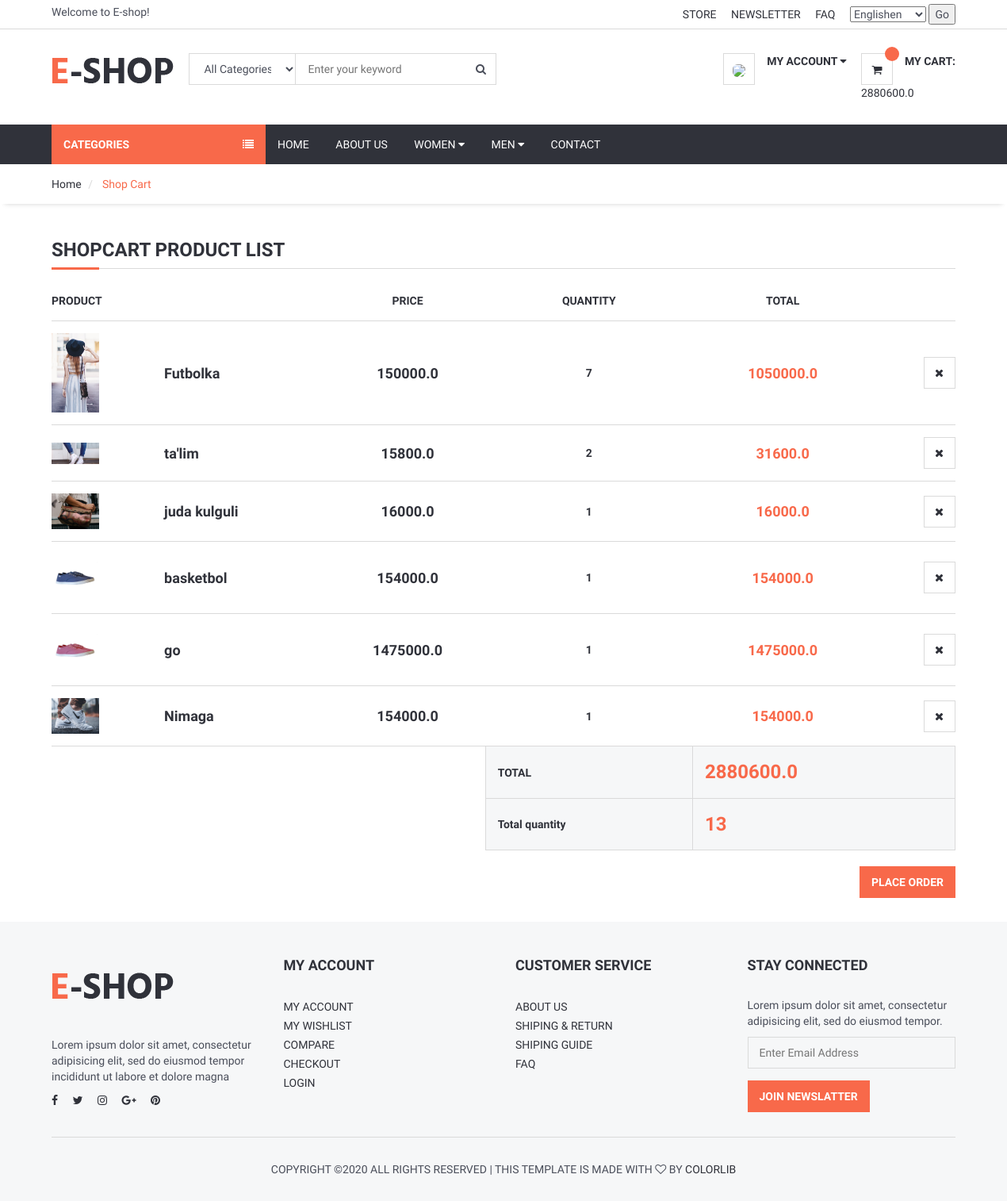
The page /shopcart/ (signed in) on the database its author committed.
### order/models.py (models this page shows, shortened)
class ShopCart(models.Model):
    user = models.ForeignKey(User, on_delete=models.SET_NULL, null=True)
    product = models.ForeignKey(Product, on_delete=models.SET_NULL, null=True)
    quantity = models.IntegerField()
    @property
    def amount(self):
        return (self.quantity * self.product.price)

### product/models.py (models this page shows, shortened)
class Product(models.Model):
    STATUS = (
        ('True', 'Mavjud'),
        ('False', 'Mavjud Emas'),
    )
    VARIANTS = (
        ('None','None'),
        ('Color', 'Color'),
        ('Size', 'Size'),
        ('Size-Color', 'Size-Color'),
    )
    category = models.ForeignKey(Category, on_delete=models.CASCADE)
    title = models.CharField(max_length=255, unique=True)
    keywords = models.CharField(max_length=255, unique=True)
    description = models.TextField(blank=True)
    image = models.ImageField(blank=True, upload_to='images/')
    price = models.FloatField()
    amount = models.IntegerField()
    minamount = models.IntegerField()
    detail = RichTextUploadingField()
    variant = models.CharField(max_length=20, choices=VARIANTS, default='None')
    status = models.CharField(max_length=15, choices=STATUS)
    slug = models.SlugField(null=False, unique=True)
    create_at = models.DateTimeField(auto_now_add=True)
    update_at = models.DateTimeField(auto_now=True)
    def __str__(self):
        return self.title
    def image_tag(self):
        return mark_safe('<img src="{}" height="50">'.format(self.image.url))
    image_tag.short_description = 'Image'

### order/views.py (the view)
# urls.py: path('shopcart/', OrderViews.shopcart, name='shopcart'),
def shopcart(request):
    category = Category.objects.all()
    current_user = request.user
    shopcart = ShopCart.objects.filter(user_id=current_user.id)
    total = 0
    total_qty = 0
    for rs in shopcart:
        total_qty +=rs.quantity
        total += rs.product.price * rs.quantity
    context = {
        'shopcart': shopcart,
        'category': category,
        'total': total,
        'total_qty': total_qty,
    }
    return render(request, 'shopcart.html', context)

### order/templates/shopcart.html (shortened to what this page needs)
{% extends 'homebase.html'%}
{% load static %}
{% block sidebar %}{% include 'sidebar.html' %} {% endblock %}
{% block body %}
	<div id="breadcrumb">
		<div class="container">
			<ul class="breadcrumb">
				<li><a href="/">Home</a></li>
				<li class="active"> Shop Cart  </li>
			</ul>
		</div>
	</div>
	<div class="section">
		<div class="container">
			<div class="row">
                    <div class="col-md-12">
						<div class="order-summary clearfix">
							<div class="section-title">
								<h3 class="title">Shopcart Product List</h3>
							</div>
							<table class="shopping-cart-table table">
								<thead>
									<tr>
										<th>Product</th>
										<th></th>
										<th class="text-center">Price</th>
										<th class="text-center">Quantity</th>
										<th class="text-center">Total</th>
										<th class="text-right"></th>
									</tr>
								</thead>
								<tbody>
                                {% for rs in shopcart %}
									<tr>
										<td class="thumb"><img src="{{ rs.product.image.url }}" alt=""></td>
										<td class="details">
											<a href="/product/{{ rs.product.id }}/{{ rs.product.slug }}">{{ rs.product}}</a>
										</td>
										<td class="price text-center"><strong>{{rs.product.price}}</strong><br></td>
                                        <td class="qty text-center"><strong>{{ rs.quantity }} </strong></td>
										<td class="total text-center"><strong class="primary-color">{{rs.amount}}</strong></td>
                                        <td class="text-right"><a href="/order/deletefromcart/{{ rs.id }}" onclick="return confirm('Delete! Are you sure?')" class="main-btn icon-btn"><i class="fa fa-close"></i></a></td>
									</tr>
                                {% endfor %}
								</tbody>
								<tfoot>
									<tr>
										<th class="empty" colspan="3"></th>
										<th>TOTAL</th>
										<th colspan="2" class="total">{{total}}</th>
									</tr>
                                    <tr>
										<th class="empty" colspan="3"></th>
										<th>Total quantity</th>
										<th colspan="2" class="total">{{total_qty}}</th>
									</tr>
								</tfoot>
							</table>
							<div class="pull-right">
								<a href="order/orderproduct/" class="primary-btn">Place Order</a>
							</div>
						</div>
					</div>
			</div>
		</div>
	</div>
 {% endblock %}
{% block footer %}{% include 'footer.html' %} {% endblock %}

### home/static/css/style.css (style rules this page uses)
body { font-family: 'Hind', sans-serif; color: #4A4E5A; overflow-x: hidden; }
h1, h2, h3, h4, h5, h6 { color: #30323A; margin: 0 0 10px; font-weight: 700; }
.primary-color { color: #F8694A; }
strong { color: #30323A; }
ul, ol { margin: 0; padding: 0; list-style: none }
.main-btn, .primary-btn { display: inline-block; padding: 10px 15px; text-transform: uppercase; font-weight: 700; border: none; -webkit-transition: 0.3s all; transition: 0.3s all; }
.icon-btn.main-btn, .icon-btn.primary-btn { width: 40px; height: 40px; line-height: 40px; text-align: center; padding: 0px; border: none; }
.main-btn { color: #30323A; background-color: #FFF; -webkit-box-shadow: 0px 0px 0px 1px #DADADA inset, 0px 0px 0px 6px transparent; box-shadow: 0px 0px 0px 1px #DADADA inset, 0px 0px 0px 6px transparent; }
.primary-btn { color: #FFF; background-color: #F8694A; }
.section { padding-top: 30px; padding-bottom: 30px; }
.section-title { position: relative; margin-bottom: 15px; margin-top: 15px; border-bottom: 1px solid #DADADA; }
.section-title .title { display: inline-block; text-transform: uppercase; }
.section-title:after { content: ""; position: absolute; left: 0; bottom: -1.5px; height: 3px; width: 60px; background-color: #F8694A; }
#breadcrumb { -webkit-box-shadow: 0px 6px 6px -6px rgba(0, 0, 0, 0.175); box-shadow: 0px 6px 6px -6px rgba(0, 0, 0, 0.175); }
.breadcrumb { background-color: transparent; border: none; border-radius: 0px; padding: 15px 0px; margin: 0; }
.breadcrumb>.active { color: #F8694A; }
.breadcrumb>li+li:before { color: #DADADA; }
.shopping-cart-table>tbody>tr>td, .shopping-cart-table>tbody>tr>th, .shopping-cart-table>tfoot>tr>td, .shopping-cart-table>tfoot>tr>th, .shopping-cart-table>thead>tr>td, .shopping-cart-table>thead>tr>th { padding: 15px 0px; vertical-align: middle; border-top: 1px solid #DADADA; }
.shopping-cart-table>thead>tr>th { color: #30323A; text-transform: uppercase; border-bottom: 1px solid #DADADA; }
.shopping-cart-table>tbody>tr:last-child>td { border-bottom: 1px solid #DADADA; }
.shopping-cart-table>tfoot>tr>td, .shopping-cart-table>tfoot>tr>th { color: #30323A; border-top: 0px }
.shopping-cart-table>tfoot>tr>td:not(.empty), .shopping-cart-table>tfoot>tr>th:not(.empty) { padding: 15px; background-color: #F6F7F8; border: 1px solid #DADADA; }
.shopping-cart-table>tbody>tr>.details>a { font-size: 18px; font-weight: 700; }
.shopping-cart-table>tbody>tr>.thumb>img { width: 60px; }
.shopping-cart-table>tbody>tr>.price { font-size: 18px; }
.shopping-cart-table>tbody>tr>.total { font-size: 18px; }
.shopping-cart-table>tfoot>tr>.total { font-size: 24px; color: #F8694A; }

### rows shown on the page
ShopCart: product.image (picture), product "Futbolka", product.price "150000.0", quantity "7", amount "1050000.0"
ShopCart: product.image (picture), product "ta'lim", product.price "15800.0", quantity "2", amount "31600.0"
ShopCart: product.image (picture), product "juda kulguli", product.price "16000.0", quantity "1", amount "16000.0"
ShopCart: product.image (picture), product "basketbol", product.price "154000.0", quantity "1", amount "154000.0"
ShopCart: product.image (picture), product "go", product.price "1475000.0", quantity "1", amount "1475000.0"
ShopCart: product.image (picture), product "Nimaga", product.price "154000.0", quantity "1", amount "154000.0"

### other values the page prints
{{ total }} "2880600.0"
{{ total_qty }} "13"
form field language "Englishen"
